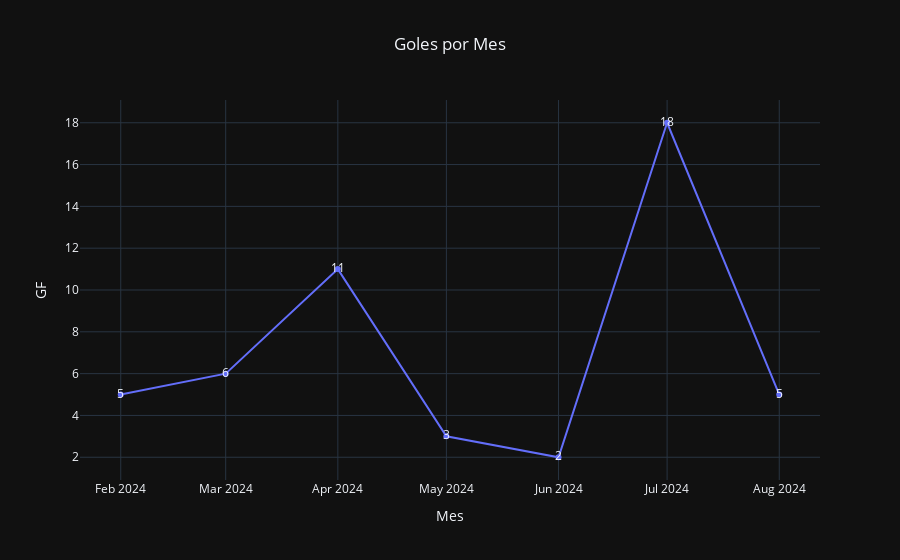

The cell this chart's notebook holds for it:
### Code cell
goals_by_month['Mes'] = goals_by_month['Mes'].astype(str)
fig = px.line(goals_by_month, x='Mes', y='GF', title='Goles por Mes', template='plotly_dark', text='GF')
# center title and add value labels
fig.update_layout(title_x=0.5)
fig.show()

### Figure 1 — Plotly figure (JSON) as saved in the notebook; plotly's stock layout.template omitted (floating-point values rounded to 4 significant figures)
{"data": [{"hovertemplate": "Mes=%{x}<br>GF=%{text}<extra></extra>", "legendgroup": "", "line": {"color": "#636efa", "dash": "solid"}, "marker": {"symbol": "circle"}, "mode": "lines+markers+text", "name": "", "orientation": "v", "showlegend": false, "text": [5, 6, 11, 3, 2, 18, 5], "type": "scatter", "x": ["2024-02", "2024-03", "2024-04", "2024-05", "2024-06", "2024-07", "2024-08"], "xaxis": "x", "y": [5, 6, 11, 3, 2, 18, 5], "yaxis": "y"}], "layout": {"legend": {"tracegroupgap": 0}, "title": {"text": "Goles por Mes", "x": 0.5}, "xaxis": {"anchor": "y", "domain": [0, 1], "title": {"text": "Mes"}}, "yaxis": {"anchor": "x", "domain": [0, 1], "title": {"text": "GF"}}}}
